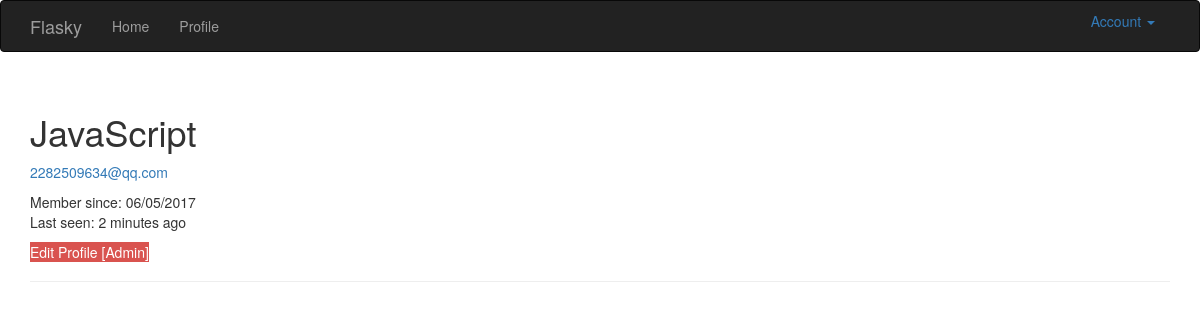
The page /user/JavaScript (signed in) on the database its author committed.
### app/models.py (models this page shows, shortened)
class User(UserMixin, db.Model):
    __tablename__ = 'users'
    id = db.Column(db.Integer, primary_key=True)
    email = db.Column(db.String(64), unique=True, index=True)
    username = db.Column(db.String(64), unique=True, index=True)
    role_id = db.Column(db.Integer, db.ForeignKey('roles.id'))
    password_hash = db.Column(db.String(128))
    confirmed = db.Column(db.Boolean, default=False)
    name = db.Column(db.String(64))
    location = db.Column(db.String(64))
    about_me = db.Column(db.Text())
    member_since = db.Column(db.DateTime(), default=datetime.utcnow)
    last_seen = db.Column(db.DateTime(), default=datetime.utcnow)
    def can(self, permissions):
        return self.role is not None and (self.role.permissions & permissions) == permissions
    def is_administrator(self):
        return self.can(Permission.ADMINISTER)
    @property
    def password(self):
        raise AttributeError("password is not a readable attribute")
    def ping(self):
        self.last_seen = datetime.utcnow()
        db.session.add(self)

### app/main/views.py (the view)
@main.route("/user/<username>")
def user(username):
    user = User.query.filter_by(username=username).first()
    if user is None:
        abort(404)
    return render_template("user.html", user=user)

### app/auth/views.py (called while the page is built)
@auth.before_app_request
def before_request():
    if current_user.is_authenticated:
        current_user.ping()
        if not current_user.confirmed \
                and request.endpoint[:5] != "auth.":
            return redirect(url_for("auth.unconfirmed"))

### app/main/__init__.py (called while the page is built)
@main.app_context_processor
def inject_permissions():
    return dict(Permission=Permission)

### app/models.py (called while the page is built)
@login_manager.user_loader
def load_user(user_id):
    return User.query.get(int(user_id))

### app/templates/user.html (shortened to what this page needs)
{% extends 'base.html' %}
{% block page_content %}
	<div class="page-header">
        <h1>{{ user.username }}</h1>
    {% if current_user.is_administrator() %}
        <p>
            <a href="mailto:{{ user.email }}">{{ user.email }}</a>
        </p>
    {% endif %}
    <p>
        Member since: {{ moment(user.member_since).format("L") }}<br />
        Last seen: {{ moment(user.last_seen).fromNow() }}
    </p>
    <p>
        {% if current_user.is_administrator() %}
            <a class="btn-danger"  href="{{ url_for(".edit_profile_admin", id=user.id) }}">
                Edit Profile [Admin]
            </a>
        {% endif %}
    </p>
	</div>
{% endblock %}

### rows shown on the page
User: username "JavaScript", email "2282509634@qq.com", member_since "06/05/2017", last_seen "2 minutes ago"
